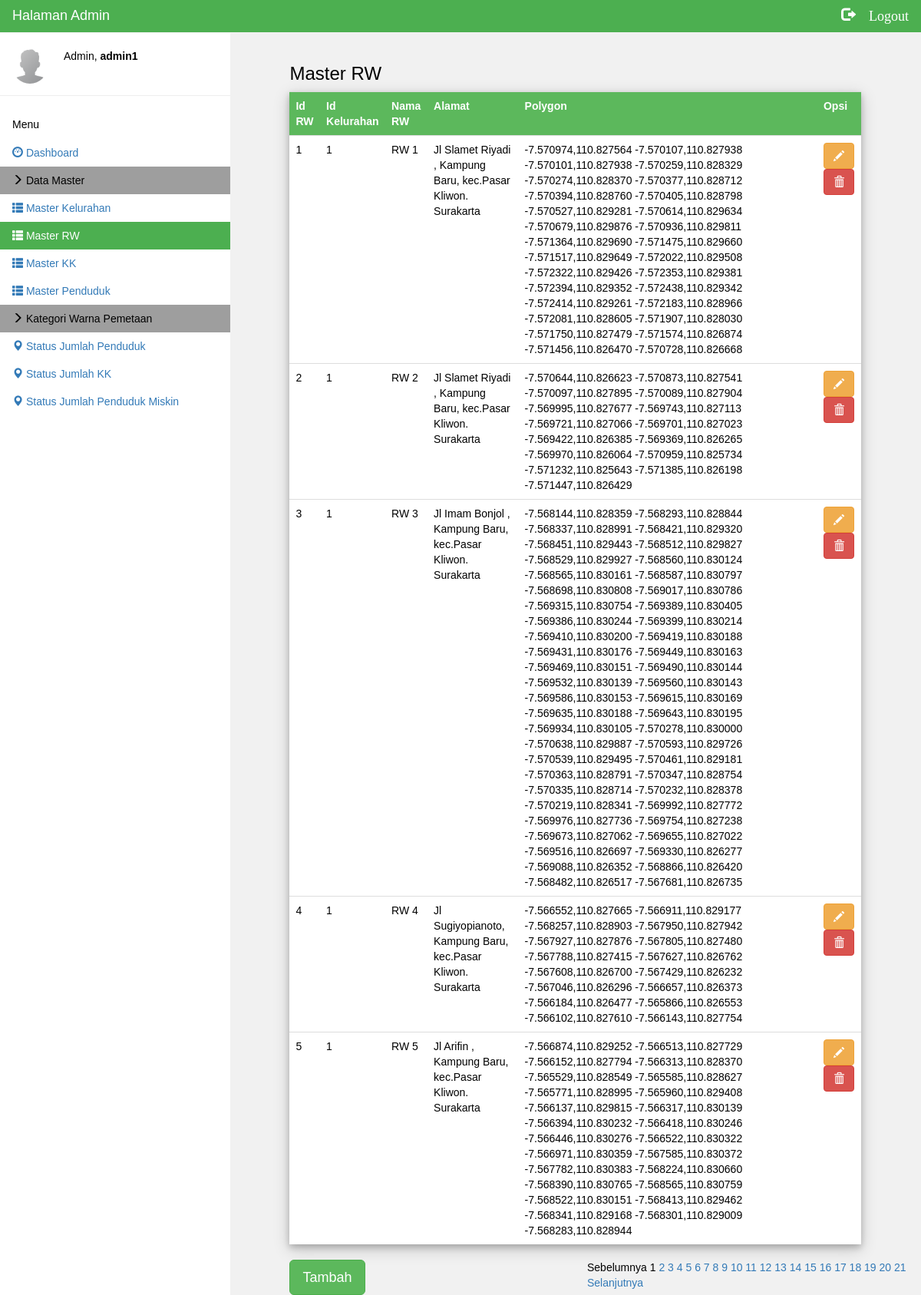
/Admin/tampil_rw.php (signed in), run on the app's committed database.
### tables this page shows
CREATE TABLE IF NOT EXISTS `tb_rw` (
  `id_rw` int(11) NOT NULL AUTO_INCREMENT,
  `id_kelurahan` int(11) NOT NULL,
  `nama_rw` varchar(11) NOT NULL,
  `alamat` text NOT NULL,
  `polygon` text NOT NULL,
  PRIMARY KEY (`id_rw`)
);

### Admin/tampil_rw.php (the view, shortened to what this page needs)
<!DOCTYPE html>
<html>
<link rel="stylesheet" href="css/w3.css">
<link rel="stylesheet" href="http://cdnjs.cloudflare.com/ajax/libs/font-awesome/4.6.3/css/font-awesome.min.css">
<link href="//maxcdn.bootstrapcdn.com/bootstrap/3.3.6/css/bootstrap.min.css" rel="stylesheet">
    <link href="//cdnjs.cloudflare.com/ajax/libs/octicons/3.5.0/octicons.min.css" rel="stylesheet">
<body class="w3-light-grey">
<div class="w3-container w3-top w3-green w3-large w3-padding" style="z-index:4">
  <span class="w3-Left">Halaman Admin</span>
  <a href="logout.php"><span id="logout" class="w3-right glyphicon glyphicon-log-out"> Logout</span></a>
</div>
<nav class="w3-sidenav w3-collapse w3-white w3-animate-left" style="z-index:3;width:300px;" id="mySidenav"><br>
  <div class="w3-container w3-row">
    <div class="w3-col s3">
      <img src="css/img_avatar3.png" class="w3-circle w3-margin-right" style="width:46px">
    </div>
    <div class="w3-col s9">
      <span>Admin, <strong><?=$_SESSION['nama'];?></strong></span><br>
    </div>
  </div>
  <hr>
  <div class="w3-container" >
    <h5>Menu</h5>
  </div>
  <a href="#" class="w3-padding "><span class="glyphicon glyphicon-dashboard"></span>  Dashboard</a>
  <a href="" class="w3-padding w3-grey"><i class="glyphicon glyphicon-menu-right"></i>  Data Master</a>
  <a href="tampil_kelurahan.php" class="w3-padding "><i class="glyphicon glyphicon-th-list"></i>  Master Kelurahan</a>
  <a href="tampil_rw.php" class="w3-padding w3-green"><i class="glyphicon glyphicon-th-list"></i>  Master RW</a>
  <a href="tampil_kk.php" class="w3-padding"><i class="glyphicon glyphicon-th-list"></i>  Master KK</a>
  <a href="tampil_penduduk.php" class="w3-padding"><i class="glyphicon glyphicon-th-list"></i>  Master Penduduk</a>
  <a href="" class="w3-padding w3-grey"><i class="glyphicon glyphicon-menu-right"></i>  Kategori Warna Pemetaan</a>
  <a href="tampil_status.php" class="w3-padding "><i class="glyphicon glyphicon-map-marker"></i>  Status Jumlah Penduduk</a>
  <a href="tampil_status_jmlkk.php" class="w3-padding "><i class="glyphicon glyphicon-map-marker"></i>  Status Jumlah KK</a>
  <a href="tampil_status_pmiskin.php" class="w3-padding"><i class="glyphicon glyphicon-map-marker"></i>  Status Jumlah Penduduk Miskin</a>
</nav>
<div class="w3-main" style="margin-left:300px;margin-top:43px;">
      <?php
      include "koneksi.php";
      ?>
      <div class="row"  >
      <div class="col-sm-1"></div>
  <div class="col-sm-10" id="konten" style="margin-top:20px;">
      <h3>Master RW</h3>
      <table border="1" class="table table-striped w3-card-4">
      <tr  id="trtabel">
      <th>Id RW</th>
      <th>Id Kelurahan</th>
      <th>Nama RW</th>
      <th>Alamat</th>
      <th>Polygon</th>
      <th colspan="2" >Opsi</th>
      </tr>
      <?php
		              	$batas = 5;
						$pg = isset( $_GET['pg'] ) ? $_GET['pg'] : "";
						if ( empty( $pg ) ) {
						$posisi = 0;
						$pg = 1;
						} else {
						$posisi = ( $pg - 1 ) * $batas;
						}
      $query = "select * from tb_rw limit $posisi, $batas";
      $result = mysqli_query($sambung, $query);
      while ($buff = mysqli_fetch_array($result)){
      ?>
       <tr>
      <td><?php echo $buff['id_rw']; ?></td>
      <td><?php echo $buff['id_kelurahan']; ?></td>
      <td><?php echo "RW ".$buff['nama_rw']; ?></td>
      <td><?php echo $buff['alamat']; ?></td>
      <td><?php echo $buff['polygon']; ?></td>
      <td>
      <div class="button-toolbar">
      <a href="ubah_rw.php?id_rw=<?php echo $buff ['id_rw']; ?>" class="btn btn-warning glyphicon glyphicon-pencil" role="button" data-toggle="tooltip" title="Edit" data-placement="bottom"></a>
      <a href="#" onclick="confirm_modal('hapus_rw.php?id_rw=<?php echo  $buff['id_rw']; ?>');" class="btn btn-danger glyphicon glyphicon-trash" data-toggle="tooltip" title="Hapus" data-placement="bottom"></a></div></td>
      </tr>
      <?php
      };
					$jml_data = mysqli_num_rows(mysqli_query($sambung,"select * from tb_rw"));
					$JmlHalaman = ceil($jml_data/$batas);
      ?>
      </table>
    </div>
</div>
<div class="row" >
<div class="col-sm-1"></div>
<div class="col-sm-5">
  <button type="button" class="btn btn-success btn-lg" id="myBtn">Tambah</button></div>
<div class="col-sm-6">
	<?php
					if ( $pg > 1 ) {
					$link = $pg-1;
					$prev = "<a href='?pg=$link'>Sebelumnya </a>";
					} else {
					$prev = "Sebelumnya ";
					}
					$nmr = '';
					for ( $i = 1; $i<= $JmlHalaman; $i++ ){
					if ( $i == $pg ) {
					$nmr .= $i . " ";
					} else {
					$nmr .= "<a href='?pg=$i'>$i</a> ";
					}
					}
					if ( $pg < $JmlHalaman ) {
					$link = $pg + 1;
					$next = " <a href='?pg=$link'>Selanjutnya</a>";
					} else {
					$next = " Selanjutnya";
					}
					echo $prev . $nmr . $next;
?>
</div>
</div>
</body>
</html>

### Admin/css/w3.css (style rules this page uses)
* { -webkit-box-sizing:border-box;-moz-box-sizing:border-box;box-sizing:border-box }
html { -ms-text-size-adjust:100%;-webkit-text-size-adjust:100% }
body { margin:0 }
article,aside,details,figcaption,figure,footer,header,hgroup,main,menu,nav,section,summary { display:block }
a { background-color:transparent }
img { border:0 }
hr { -moz-box-sizing:content-box;box-sizing:content-box }
button,input,select,textarea { font:inherit;margin:0 }
button { overflow:visible }
button,select { text-transform:none }
button,html input[type=button],input[type=reset],input[type=submit] { -webkit-appearance:button;cursor:pointer }
html,body { font-family:Verdana,sans-serif;font-size:15px;line-height:1.5 }
html { overflow-x:hidden }
h1,h2,h3,h4,h5,h6,.w3-slim,.w3-wide { font-family:"Segoe UI",Arial,sans-serif }
h3 { font-size:24px }
h5 { font-size:18px }
h1,h2,h3,h4,h5,h6 { font-weight:400;margin:10px 0 }
hr { height:0;border:0;border-top:1px solid #eee;margin:20px 0 }
img { margin-bottom:-5px }
a { color:inherit }
table { border-collapse:collapse;border-spacing:0;width:100%;display:table }
table,th,td { border:none }
.w3-navbar a,.w3-topnav a,.w3-sidenav a,.w3-dropdown-content a,.w3-accordion-content a,.w3-dropnav a { text-decoration:none!important }
.w3-btn,.w3-btn-floating,.w3-dropnav a,.w3-btn-floating-large,.w3-btn-block,.w3-hover-shadow,.w3-hover-opacity, .w3-navbar a,.w3-sidenav a,.w3-pagination li a,.w3-hoverable tbody tr,.w3-hoverable li,.w3-accordion-content a,.w3-dropdown-content a,.w3-dropdown-click:hover,.w3-dropdown-hover:hover,.w3-opennav,.w3-closenav,.w3-closebtn, .w3-hover-amber,.w3-hover-aqua,.w3-hover-blue,.w3-hover-light-blue,.w3-hover-brown,.w3-hover-cyan,.w3-hover-blue-grey,.w3-hover-green,.w3-hover-light-green,.w3-hover-indigo,.w3-hover-khaki,.w3-hover-lime,.w3-hover-orange,.w3-hover-deep-orange,.w3-hover-pink, .w3-hover-purple,.w3-hover-deep-purple,.w3-hover-red,.w3-hover-sand,.w3-hover-teal,.w3-hover-yellow,.w3-hover-white,.w3-hover-black,.w3-hover-grey,.w3-hover-light-grey,.w3-hover-dark-grey,.w3-hover-text-amber,.w3-hover-text-aqua,.w3-hover-text-blue,.w3-hover-text-light-blue, .w3-hover-text-brown,.w3-hover-text-cyan,.w3-hover-text-blue-grey,.w3-hover-text-green,.w3-hover-text-light-green,.w3-hover-text-indigo,.w3-hover-text-khaki,.w3-hover-text-lime,.w3-hover-text-orange,.w3-hover-text-deep-orange,.w3-hover-text-pink,.w3-hover-text-purple, .w3-hover-text-deep-purple,.w3-hover-text-red,.w3-hover-text-sand,.w3-hover-text-teal,.w3-hover-text-yellow,.w3-hover-text-white,.w3-hover-text-black,.w3-hover-text-grey,.w3-hover-text-light-grey,.w3-hover-text-dark-grey { -webkit-transition:background-color .3s,color .15s,box-shadow .3s,opacity 0.3s;transition:background-color .3s,color .15s,box-shadow .3s,opacity 0.3s }
.w3-sidenav { height:100%;width:200px;background-color:#fff;position:fixed!important;z-index:1;overflow:auto }
.w3-sidenav a { padding:4px 2px 4px 16px }
.w3-sidenav a,.w3-dropnav a { display:block }
.w3-main,#main { transition:margin-left .4s }
.w3-container:after,.w3-panel:after,.w3-row:after,.w3-row-padding:after,.w3-topnav:after,.w3-clear:after,.w3-btn-group:before,.w3-btn-group:after,.w3-btn-bar:before,.w3-btn-bar:after { content:"";display:table;clear:both }
.w3-col,.w3-half,.w3-third,.w3-twothird,.w3-threequarter,.w3-quarter { float:left;width:100% }
.w3-col.s3 { width:24.99999% }
.w3-col.s9 { width:74.99999% }
@media screen and (min-width:993px) { .w3-sidenav.w3-collapse { display:block!important } }
.w3-top,.w3-bottom { position:fixed;width:100%;z-index:1 }
.w3-top { top:0 }
.w3-right { float:right!important }
.w3-large { font-size:18px!important }
.w3-circle { border-radius:50%!important }
.w3-margin-right { margin-right:16px!important }
.w3-padding-medium,.w3-padding,.w3-form { padding:8px 16px!important }
.w3-container { padding:0.01em 16px }
.w3-card-4,.w3-hover-shadow:hover { box-shadow:0 4px 8px 0 rgba(0,0,0,0.2),0 6px 20px 0 rgba(0,0,0,0.19)!important }
.w3-animate-left { position:relative;-webkit-animation:animateleft 0.4s;animation:animateleft 0.4s }
.w3-green,.w3-hover-green:hover { color:#fff!important;background-color:#4CAF50!important }
.w3-white,.w3-hover-white:hover { color:#000!important;background-color:#fff!important }
.w3-grey,.w3-hover-grey:hover { color:#000!important;background-color:#9e9e9e!important }
.w3-light-grey,.w3-hover-light-grey:hover { color:#000!important;background-color:#f1f1f1!important }

### data on the page
tb_rw: id_rw "1", id_kelurahan "1", nama_rw "1", alamat "Jl Slamet Riyadi , Kampung Baru, kec.Pasar Kliwon. Surakarta", polygon "-7.570974,110.827564 -7.570107,110.827938 -7.570101,110.827938 -7.570259,110.828329 -7.570274,110.828370 -7.570377,110.828712 -7.570394,110.828760 -7.570405,110.828798 -7.570527,110.829281 -7.570614,110.829634 -7.570679,110.829876 -7.570936,110.829811 -7.571364,110.829690 -7.571475,110.829660 -7.571517,110.829649 -7.572022,110.829508 -7.572322,110.829426 -7.572353,110.829381 -7.572394,110.829352 -7.572438,110.829342 -7.572414,110.829261 -7.572183,110.828966 -7.572081,110.828605 -7.571907,110.828030 -7.571750,110.827479 -7.571574,110.826874 -7.571456,110.826470 -7.570728,110.826668"
tb_rw: id_rw "2", id_kelurahan "1", nama_rw "2", alamat "Jl Slamet Riyadi , Kampung Baru, kec.Pasar Kliwon. Surakarta", polygon "-7.570644,110.826623 -7.570873,110.827541 -7.570097,110.827895 -7.570089,110.827904 -7.569995,110.827677 -7.569743,110.827113 -7.569721,110.827066 -7.569701,110.827023 -7.569422,110.826385 -7.569369,110.826265 -7.569970,110.826064 -7.570959,110.825734 -7.571232,110.825643 -7.571385,110.826198 -7.571447,110.826429"
tb_rw: id_rw "3", id_kelurahan "1", nama_rw "3", alamat "Jl Imam Bonjol , Kampung Baru, kec.Pasar Kliwon. Surakarta", polygon "-7.568144,110.828359 -7.568293,110.828844 -7.568337,110.828991 -7.568421,110.829320 -7.568451,110.829443 -7.568512,110.829827 -7.568529,110.829927 -7.568560,110.830124 -7.568565,110.830161 -7.568587,110.830797 -7.568698,110.830808 -7.569017,110.830786 -7.569315,110.830754 -7.569389,110.830405 -7.569386,110.830244 -7.569399,110.830214 -7.569410,110.830200 -7.569419,110.830188 -7.569431,110.830176 -7.569449,110.830163 -7.569469,110.830151 -7.569490,110.830144 -7.569532,110.830139 -7.569560,110.830143 -7.569586,110.830153 -7.569615,110.830169 -7.569635,110.830188 -7.569643,110.830195 -7.569934,110.830105 -7.570278,110.830000 -7.570638,110.829887 -7.570593,110.829726 -7.570539,110.829495…"
tb_rw: id_rw "4", id_kelurahan "1", nama_rw "4", alamat "Jl Sugiyopianoto, Kampung Baru, kec.Pasar Kliwon. Surakarta", polygon "-7.566552,110.827665 -7.566911,110.829177 -7.568257,110.828903 -7.567950,110.827942 -7.567927,110.827876 -7.567805,110.827480 -7.567788,110.827415 -7.567627,110.826762 -7.567608,110.826700 -7.567429,110.826232 -7.567046,110.826296 -7.566657,110.826373 -7.566184,110.826477 -7.565866,110.826553 -7.566102,110.827610 -7.566143,110.827754"
tb_rw: id_rw "5", id_kelurahan "1", nama_rw "5", alamat "Jl Arifin , Kampung Baru, kec.Pasar Kliwon. Surakarta", polygon "-7.566874,110.829252 -7.566513,110.827729 -7.566152,110.827794 -7.566313,110.828370 -7.565529,110.828549 -7.565585,110.828627 -7.565771,110.828995 -7.565960,110.829408 -7.566137,110.829815 -7.566317,110.830139 -7.566394,110.830232 -7.566418,110.830246 -7.566446,110.830276 -7.566522,110.830322 -7.566971,110.830359 -7.567585,110.830372 -7.567782,110.830383 -7.568224,110.830660 -7.568390,110.830765 -7.568565,110.830759 -7.568522,110.830151 -7.568413,110.829462 -7.568341,110.829168 -7.568301,110.829009 -7.568283,110.828944"

### other printed values
$_SESSION['nama'] "admin1"
$prev "Sebelumnya"
